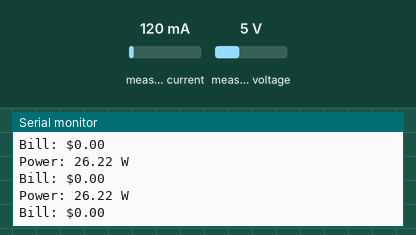
A sketch run on a simulated ESP32. Shown: the last lines printed to the serial monitor. Inputs (shaded band) come from the test bench; at power-on: measured current 120 mA, measured voltage 5 V. WiFi joins after 1.5 s; servers stay silent unless stated.

Above: at 3.0 s.
3.1 s: measured current set to 40 mA
At 3.38 s:
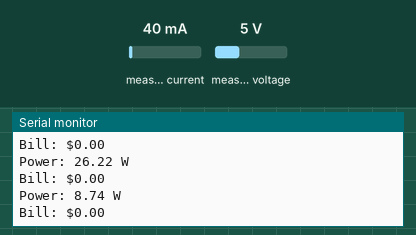
4.6 s: measured voltage set to 0.3 V
At 4.8 s:
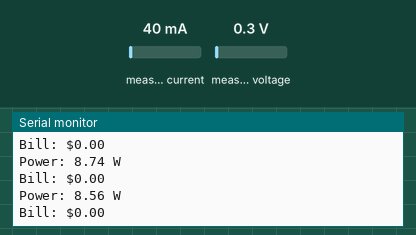
6.1 s: measured current set to 500 mA
At 6.43 s:
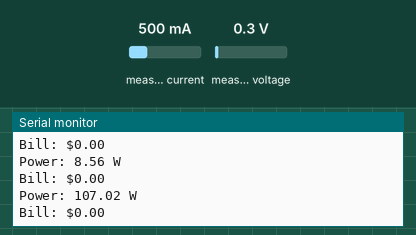
7.6 s: measured voltage set to 3.8 V
At 7.85 s:
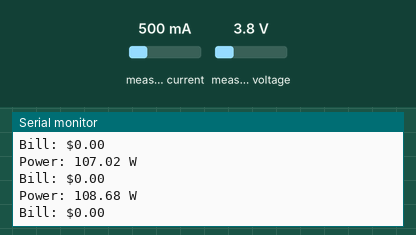
Timing chart, 0 to 10.1 s (numbered marks = the images above; inputs shaded):
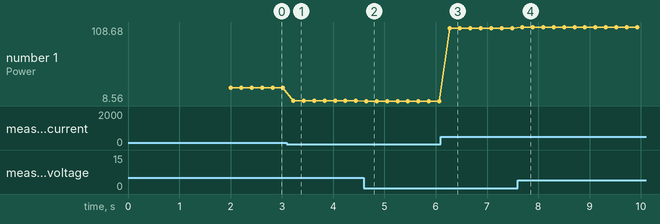

Measured:
- after the input at 3.1 s, the serial monitor: prints a new line after 0.12 s (image 1)
- after the input at 4.6 s, the serial monitor: prints a new line after 0.05 s (image 2)
- after the input at 6.1 s, the serial monitor: prints a new line after 0.17 s (image 3)
- after the input at 7.6 s, the serial monitor: prints a new line after 0.09 s (image 4)
- plotted number 1: 26.22 → 8.74 after the input at 3.1 s, 8.74 → 8.56 after the input at 4.6 s, 8.56 → 107.02 after the input at 6.1 s, 107.02 → 108.68 after the input at 7.6 s

The sketch:

main.ino
```cpp
/*
 * Project: Smart Energy Meter using IoT (Blynk Interface)
 * Author: Kesava Satish Boppana
 * Hardware: ESP32, ZMPT101B (Voltage), SCT-013 (Current)
 * * Description:
 * This system samples AC voltage and current to calculate Real Power,
 * Energy consumption (kWh), and estimated billing cost. Data is
 * transmitted to the Blynk mobile app for real-time monitoring.
 */

#define BLYNK_PRINT Serial
#include <WiFi.h>
#include <WiFiClient.h>
#include <BlynkSimpleEsp32.h>
#include "EmonLib.h" // Standard library for OpenEnergyMonitor

// Network Credentials
char auth[] = "YourAuthToken";
char ssid[] = "YourNetworkName";
char pass[] = "YourPassword";

// Sensor Objects
EnergyMonitor emon1;

// Pin Definitions (Based on Project Synopsis)
#define VOLT_PIN 35  // ZMPT101B Output
#define CURR_PIN 34  // SCT-013 Output

// Calibration Constants (Derived from testing)
// specific calibration requires a multimeter comparison
float vCalibration = 234.26;
float cCalibration = 60.60;

// Energy Variables
float kWh = 0.0;
unsigned long lastMillis = millis();
float billAmount = 0.0;
float unitCost = 0.12; // Cost per unit in local currency

void setup() {
  Serial.begin(115200);

  // Initialize Blynk
  Blynk.begin(auth, ssid, pass);

  // Initialize Energy Monitor
  // Voltage: input pin, calibration, phase_shift
  emon1.voltage(VOLT_PIN, vCalibration, 1.7);
  // Current: input pin, calibration
  emon1.current(CURR_PIN, cCalibration);
}

void loop() {
  Blynk.run();

  // Calculate Power
  // CalculateIrms(number of samples)
  // calcVI(number of crossings, timeout)
  emon1.calcVI(20, 2000);

  float realPower       = emon1.realPower;
  float apparentPower   = emon1.apparentPower;
  float powerFactor     = emon1.powerFactor;
  float supplyVoltage   = emon1.Vrms;
  float Irms            = emon1.Irms;

  // Calculate Energy (kWh)
  // Energy = Power (kW) * Time (hours)
  unsigned long currentMillis = millis();
  float timeElapsed = (currentMillis - lastMillis) / 3600000.0; // convert ms to hours
  kWh += (realPower / 1000.0) * timeElapsed;
  lastMillis = currentMillis;

  // Calculate Bill
  billAmount = kWh * unitCost;

  // Send data to Blynk App (Virtual Pins)
  Blynk.virtualWrite(V0, realPower);
  Blynk.virtualWrite(V1, kWh);
  Blynk.virtualWrite(V2, billAmount);
  Blynk.virtualWrite(V3, supplyVoltage);

  // Serial Debugging
  Serial.print("Power: "); Serial.print(realPower); Serial.println(" W");
  Serial.print("Bill: $"); Serial.println(billAmount);
}
```
